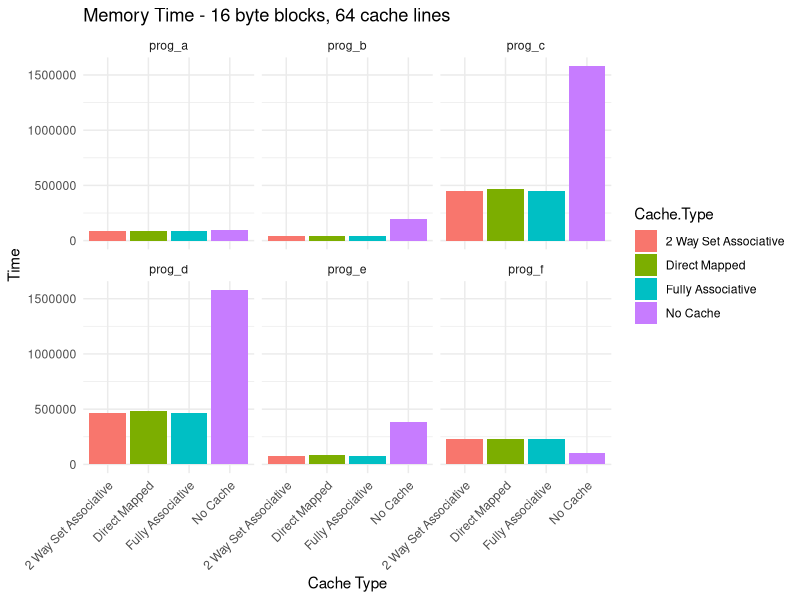
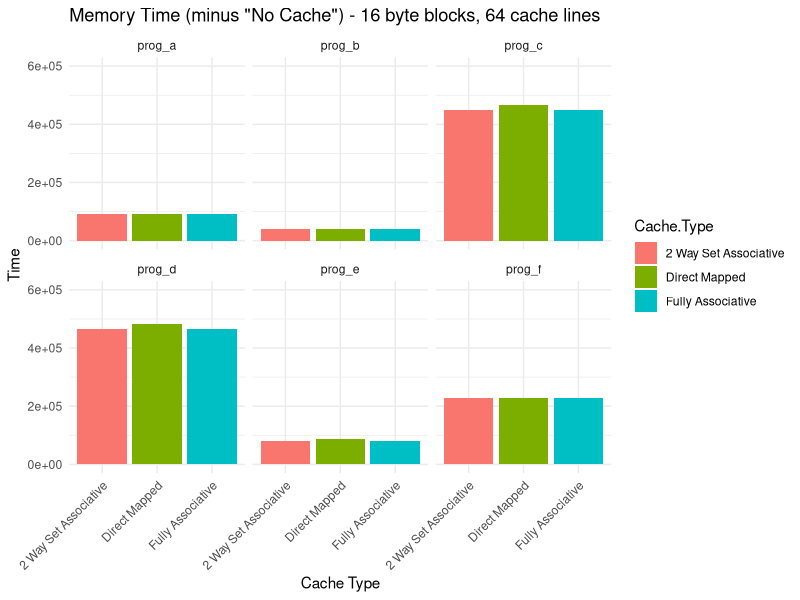
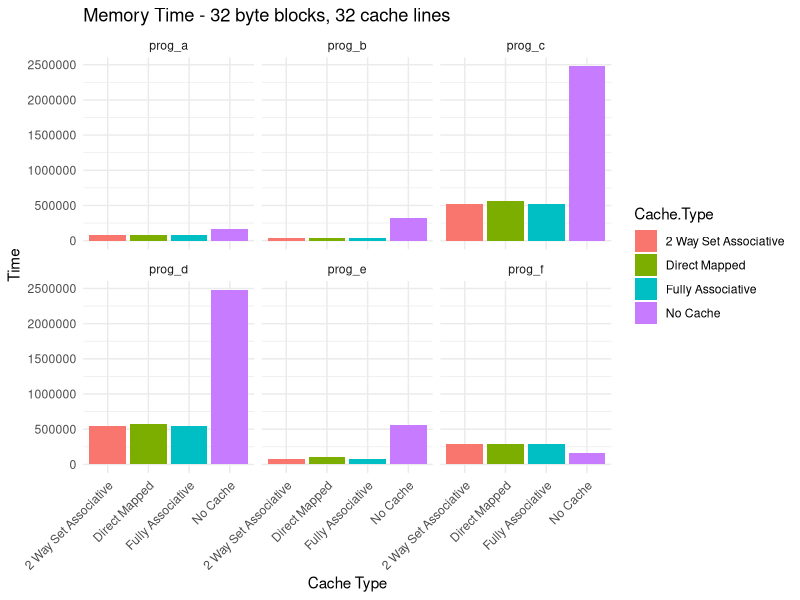
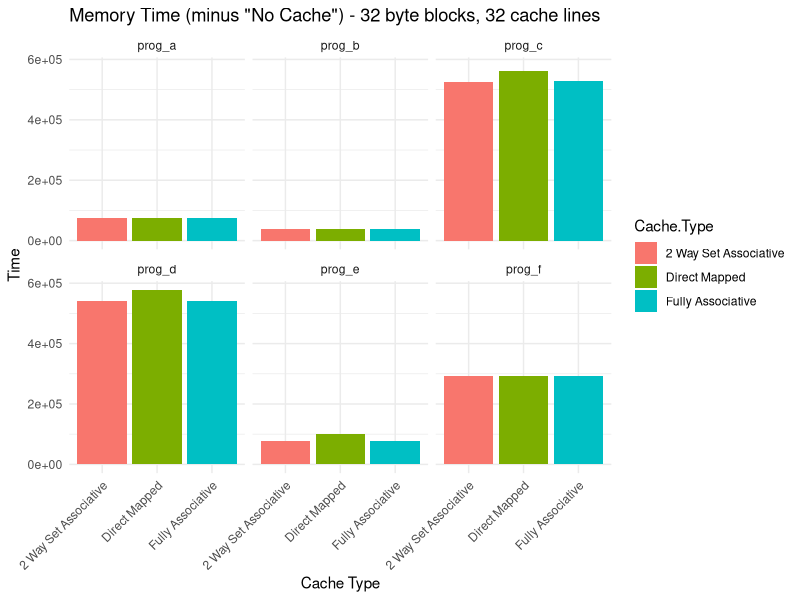

R code for these plots, in order:
## ---- chunk 1
library(ggplot2)
library(tidyr)
library(dplyr)
library(scales)

cache_name <- function(cache_type) {
  result = c()
  for (type in cache_type) {
    if (type == 0) {
      result = c(result, "No Cache")
    }
    else if (type == 1) {
      result = c(result, "Direct Mapped")
    }
    else if (type == 2) {
      result = c(result, "Fully Associative")
    }
    else if (type == 3) {
      result = c(result, "2 Way Set Associative")
    }
    else if (type == 4) {
      result = c(result, "Custom Cache")
    }
  }
  return(result)
}
## ---- chunk 2
# read in data
p3_block16_lines64 <- read.csv("data/p3_block16_lines64.csv")

pal <- hue_pal()(4)

# group data and plot in an aligned grid
p3_block16_lines64 %>%
  mutate(Cache.Type = cache_name(Cache.Type)) %>% 
  ggplot(aes(x=Cache.Type, y=Timing, fill=Cache.Type)) +
  geom_bar(stat="identity", position="dodge") +
  scale_fill_manual(values=pal) +
  facet_wrap(vars(Program)) +
  labs(title="Memory Time - 16 byte blocks, 64 cache lines", x="Cache Type", 
       y="Time") +
  theme_minimal() +
  theme(axis.text.x = element_text(angle=45, vjust = 1, hjust = 1))
## ---- chunk 3
# group data and plot in an aligned grid
p3_block16_lines64 %>%
  mutate(Cache.Type = cache_name(Cache.Type)) %>%
  filter(Cache.Type != "No Cache") %>% 
  ggplot(aes(x=Cache.Type, y=Timing, fill=Cache.Type)) +
  scale_fill_manual(values=pal[1:3]) +
  ylim(0, 600000) +
  geom_bar(stat="identity", position="dodge") +
  facet_wrap(vars(Program)) +
  theme_minimal() +
  theme(axis.text.x = element_text(angle=45, vjust = 1, hjust = 1)) +
  labs(title="Memory Time (minus \"No Cache\") - 16 byte blocks, 64 cache lines", x="Cache Type", 
       y="Time")
## ---- chunk 4
p3_block32_lines32 <- read.csv("data/p3_block32_lines32.csv")

# group data and plot in an aligned grid
p3_block32_lines32 %>%
  mutate(Cache.Type = cache_name(Cache.Type)) %>% 
  ggplot(aes(x=Cache.Type, y=Timing, fill=Cache.Type)) +
  geom_bar(stat="identity", position="dodge") +
  scale_fill_manual(values=pal) +
  facet_wrap(vars(Program)) +
  labs(title="Memory Time - 32 byte blocks, 32 cache lines", x="Cache Type", 
       y="Time") +
  theme_minimal() +
  theme(axis.text.x = element_text(angle=45, vjust = 1, hjust = 1))
## ---- chunk 5
# group data and plot in an aligned grid
p3_block32_lines32 %>%
  mutate(Cache.Type = cache_name(Cache.Type)) %>%
  filter(Cache.Type != "No Cache") %>% 
  ggplot(aes(x=Cache.Type, y=Timing, fill=Cache.Type)) +
  scale_fill_manual(values=pal[1:3]) +
  geom_bar(stat="identity", position="dodge") +
  facet_wrap(vars(Program)) +
  theme_minimal() +
  theme(axis.text.x = element_text(angle=45, vjust = 1, hjust = 1)) +
  labs(title="Memory Time (minus \"No Cache\") - 32 byte blocks, 32 cache lines", x="Cache Type", 
       y="Time")
